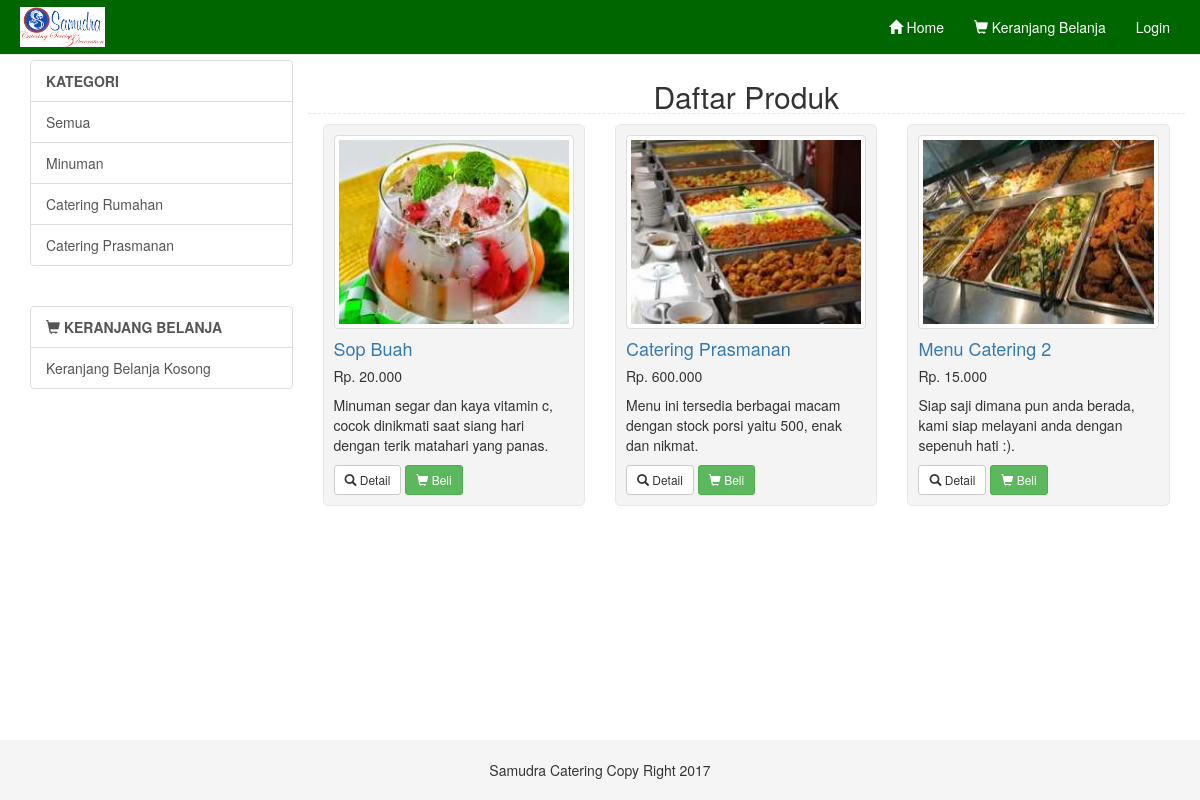
The page / on the database its author committed.
### tables this page shows
CREATE TABLE `tbl_kategori` (
  `id` int(5) UNSIGNED NOT NULL,
  `nama_kategori` varchar(30) DEFAULT NULL
);

CREATE TABLE `tbl_produk` (
  `id_produk` varchar(10) NOT NULL,
  `nama_produk` varchar(50) DEFAULT NULL,
  `deskripsi` varchar(150) DEFAULT NULL,
  `harga` varchar(10) DEFAULT NULL,
  `gambar` varchar(50) DEFAULT NULL,
  `kategori` int(10) DEFAULT NULL
);

### application/controllers/Page.php (called while the page is built, shortened)
<?php
class Page extends CI_Controller {
	public function __construct()
	{
		$this->load->library('cart');
		$this->load->model('keranjang_model');
	}
	public function index()
		{
			$data['produk'] = $this->keranjang_model->get_produk_all();
			$data['kategori'] = $this->keranjang_model->get_kategori_all();
			$this->load->view('themes/header',$data);
			$this->load->view('shopping/list_produk',$data);
			$this->load->view('themes/footer');
		}
}

### index.php (called while the page is built, shortened)
<?php
require_once BASEPATH.'core/CodeIgniter.php';

### application/models/Keranjang_model.php (called while the page is built, shortened)
<?php if (!defined('BASEPATH')) exit('No direct script access allowed');
class Keranjang_model extends CI_Model {
	public function get_produk_all()
	{
		$query = $this->db->get('tbl_produk');
		return $query->result_array();
	}
	public function get_kategori_all()
	{
		$query = $this->db->get('tbl_kategori');
		return $query->result_array();
	}
}
?>

### application/views/shopping/list_produk.php (the view, shortened to what this page needs)
<h2>Daftar Produk</h2>
<?php
	foreach ($produk as $row) {
?>
            <div class="col-lg-4 col-md-6 mb-4">
              <div class="kotak">
              <form method="post" action="<?php echo base_url();?>shopping/tambah" method="post" accept-charset="utf-8">
                <a href="#"><img class="img-thumbnail" src="<?php echo base_url() . 'assets/images/'.$row['gambar']; ?>" width="2000px" height="100px"/></a>
                <div class="card-body">
                  <h4 class="card-title">
                    <a href="#"><?php echo $row['nama_produk'];?></a>
                  </h4>
                  <h5>Rp. <?php echo number_format($row['harga'],0,",",".");?></h5>
                  <p class="card-text"><?php echo $row['deskripsi'];?></p>
                </div>
                <div class="card-footer">
                  <a href="<?php echo base_url();?>shopping/detail_produk/<?php echo $row['id_produk'];?>" class="btn btn-sm btn-default"><i class="glyphicon glyphicon-search"></i> Detail</a>
                  <button type="submit" class="btn btn-sm btn-success"><i class="glyphicon glyphicon-shopping-cart"></i> Beli</button>
                </div>
                </form>
              </div>
            </div>
<?php
	}
?>

### application/views/themes/header.php (shortened to what this page needs)
<!DOCTYPE html>
<html lang="en">
  <head>
	<link href="<?php echo base_url()?>assets/bootstrap/css/bootstrap.min.css" rel="stylesheet">
    <link href="<?php echo base_url()?>assets/asie/css/ie10-viewport-bug-workaround.css" rel="stylesheet">
    <link href="<?php echo base_url()?>assets/custom.css" rel="stylesheet">
    <link href="<?php echo base_url()?>assets/jquery/jquery-ui.css" rel="stylesheet">
  </head>
  <body>
    <nav class="navbar navbar-default navbar-custom navbar-fixed-top">
      <div class="container">
        <div class="navbar-header">
          <a class="navbar-brand" href="shopping"><img src="<?php echo base_url()?>assets/aa.png"></a>
        </div>
        <div id="navbar" class="collapse navbar-collapse">
          <ul class="nav navbar-nav navbar-right">
            <li class="active"><a href="<?php echo base_url()?>"><i class="glyphicon glyphicon-home"></i> Home</a></li>
            <li><a href="<?php echo base_url()?>shopping/tampil_cart"><i class="glyphicon glyphicon-shopping-cart"></i>  Keranjang Belanja</a></li>
        <?php if($this->session->userdata('username')) { ?>
            <li><div style="line-height:50px;"><i class="glyphicon glyphicon-user"></i> <?=$this->session->userdata('username')?></div></li>
            <li><?php echo anchor('logout', 'Logout'); ?></li>
        <?php }else{ ?>
            <li><?php echo anchor('login/login', 'Login'); ?></li>
            <?php } ?>
          </ul>
        </div>
      </div>
    </nav>
<div class="container">
<div class="row">
        <div class="col-lg-3">
          <div class="list-group">
          	<a class="list-group-item"><strong>KATEGORI</strong></a>
            <a href="<?php echo base_url()?>shopping/index/" class="list-group-item">Semua</a>
        <?php
		          	foreach ($kategori as $row)
						{
			  ?>
            <a href="<?php echo base_url()?>shopping/index/<?php echo $row['id'];?>" class="list-group-item"><?php echo $row['nama_kategori'];?></a>
        <?php
            }
			  ?>
          </div><br>
           <div class="list-group">
           <a href="<?php echo base_url()?>shopping/tampil_cart" class="list-group-item"><strong><i class="glyphicon glyphicon-shopping-cart"></i> KERANJANG BELANJA</strong></a>
          <?php
		  	$cart= $this->cart->contents();
			if(empty($cart)) {
				?>
                <a class="list-group-item">Keranjang Belanja Kosong</a>
        <?php
				    }
        ?>
			</div>
    </div>
  <div class="col-lg-9">
<div class="row">

### application/views/themes/footer.php (shortened to what this page needs)
</div>
   </div>
      </div>
    </div>
 <footer class="footer">
      <div class="container">
        <p class="text-muted"><center>Samudra Catering Copy Right 2017</a></center></p>
      </div>
    </footer>
  </body>
</html>

### assets/custom.css (style rules this page uses)
html { position: relative; min-height: 100%; }
body { margin-bottom: 60px; }
.footer { position: absolute; bottom: 0; width: 100%; height: 60px; background-color: #f5f5f5; }
h2 { text-align:center; border-bottom:1px dashed #e8e8e8; }
body > .container { padding: 60px 15px 0; }
.container .text-muted { margin: 20px 0; }
.footer > .container { padding-right: 15px; padding-left: 15px; }
.kotak { padding:10px; border:1px solid #e8e8e8; margin-bottom:15px; background:#F4F4F4; border-radius:5px; }
.navbar-brand { padding: 0px; }
.navbar-brand>img { height: 100%; padding: 5px; width: auto; }
.navbar-custom { background:#060; color:#ffffff; border-radius:0; padding:2px; }
.navbar-custom .navbar-nav > li > a { color:#fff; }
.navbar-custom .navbar-nav > .active > a, .navbar-nav > .active > a:hover, .navbar-nav > .active > a:focus { color: #ffffff; background-color:transparent; }
.navbar-custom .navbar-brand { color:#ffffff; }

### rows shown on the page
tbl_kategori: nama_kategori "Minuman"
tbl_kategori: nama_kategori "Catering Rumahan"
tbl_kategori: nama_kategori "Catering Prasmanan"
tbl_produk: gambar (picture), nama_produk "Sop Buah", harga "20.000", deskripsi "Minuman segar dan kaya vitamin c, cocok dinikmati saat siang hari dengan terik matahari yang panas."
tbl_produk: gambar (picture), nama_produk "Catering Prasmanan", harga "600.000", deskripsi "Menu ini tersedia berbagai macam dengan stock porsi yaitu 500, enak dan nikmat."
tbl_produk: gambar (picture), nama_produk "Menu Catering 2", harga "15.000", deskripsi "Siap saji dimana pun anda berada, kami siap melayani anda dengan sepenuh hati :)."

### other values the page prints
anchor('login/login', 'Login') "Login"
